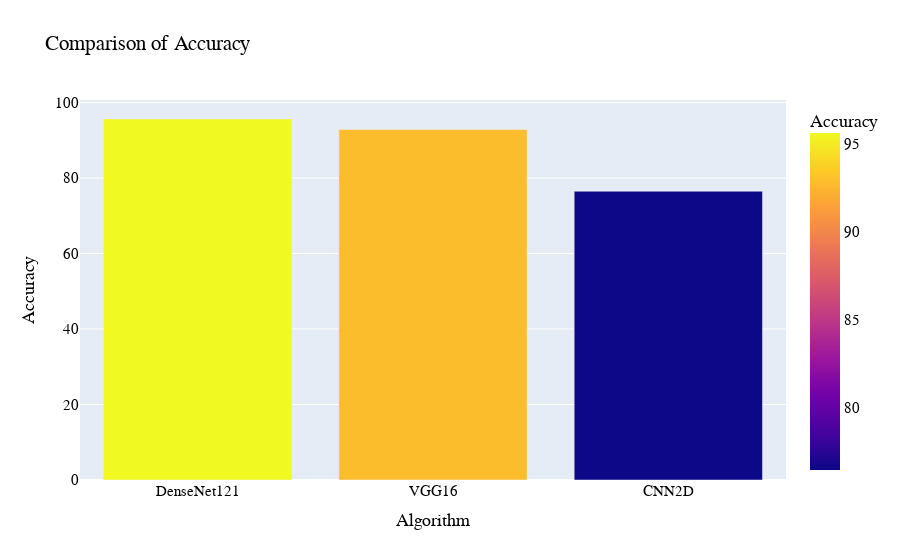
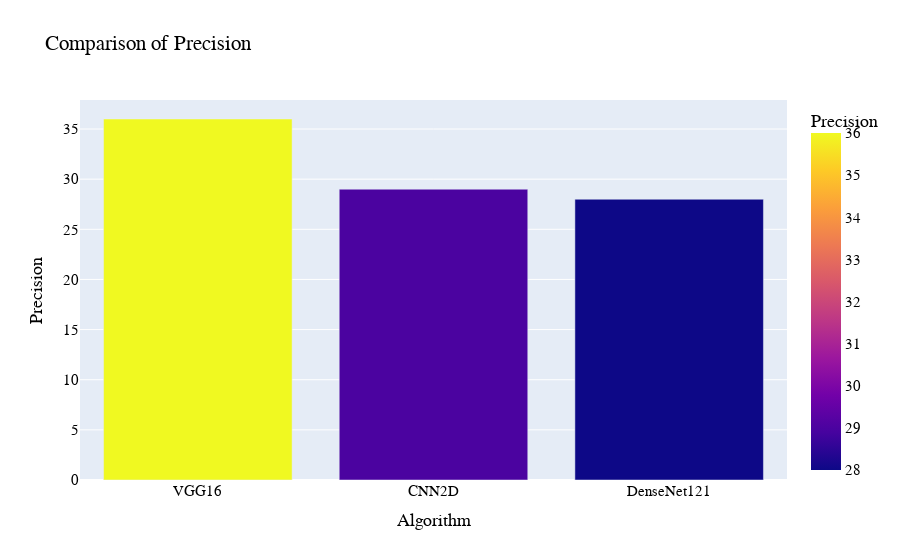
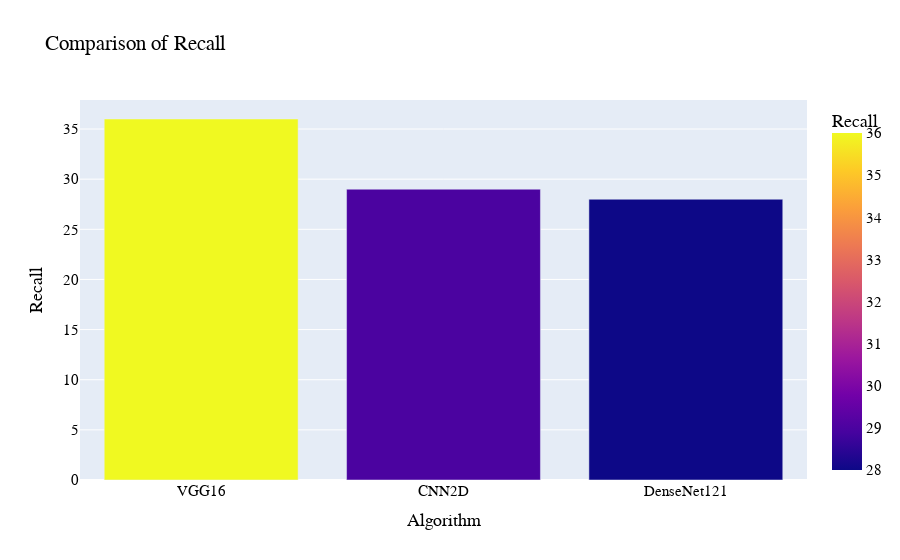
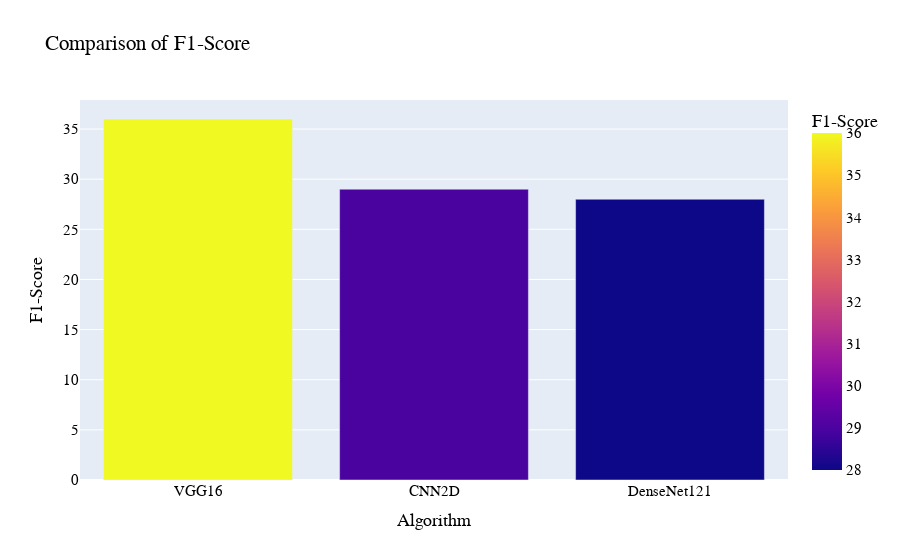

The cell these charts' notebook holds for them, in order:
### Code cell
XRAY_out=pd.DataFrame({
    "Algorithm":["CNN2D","VGG16","DenseNet121"],
    "Accuracy":acc,
    "Precision":prec,
    "Recall":rcl,
    "F1-Score":f1,    
})

for i in XRAY_out.columns.tolist()[1:]:
    XRAY_out=XRAY_out.sort_values(by=i,ascending=False)
    fig = px.bar(XRAY_out, y=i, x="Algorithm",color=i,title="Comparison of {}".format(i))
    fig.update_layout(font=dict(family="Times New Roman, Bold",size=15,color="black"))
    fig.show()

### Figure 1 — Plotly figure (JSON) as saved in the notebook; plotly's stock layout.template omitted (floating-point values rounded to 4 significant figures)
{"data": [{"alignmentgroup": "True", "hovertemplate": "Algorithm=%{x}<br>Accuracy=%{marker.color}<extra></extra>", "legendgroup": "", "marker": {"color": [95.62, 92.83, 76.49], "coloraxis": "coloraxis", "pattern": {"shape": ""}}, "name": "", "offsetgroup": "", "orientation": "v", "showlegend": false, "textposition": "auto", "type": "bar", "x": ["DenseNet121", "VGG16", "CNN2D"], "xaxis": "x", "y": [95.62, 92.83, 76.49], "yaxis": "y"}], "layout": {"barmode": "relative", "coloraxis": {"colorbar": {"title": {"text": "Accuracy"}}, "colorscale": [[0, "#0d0887"], [0.1111, "#46039f"], [0.2222, "#7201a8"], [0.3333, "#9c179e"], [0.4444, "#bd3786"], [0.5556, "#d8576b"], [0.6667, "#ed7953"], [0.7778, "#fb9f3a"], [0.8889, "#fdca26"], [1, "#f0f921"]]}, "font": {"color": "black", "family": "Times New Roman, Bold", "size": 15}, "legend": {"tracegroupgap": 0}, "title": {"text": "Comparison of Accuracy"}, "xaxis": {"anchor": "y", "domain": [0, 1], "title": {"text": "Algorithm"}}, "yaxis": {"anchor": "x", "domain": [0, 1], "title": {"text": "Accuracy"}}}}

### Figure 2 — Plotly figure (JSON) as saved in the notebook; plotly's stock layout.template omitted (floating-point values rounded to 4 significant figures)
{"data": [{"alignmentgroup": "True", "hovertemplate": "Algorithm=%{x}<br>Precision=%{marker.color}<extra></extra>", "legendgroup": "", "marker": {"color": [36, 29.0, 28.0], "coloraxis": "coloraxis", "pattern": {"shape": ""}}, "name": "", "offsetgroup": "", "orientation": "v", "showlegend": false, "textposition": "auto", "type": "bar", "x": ["VGG16", "CNN2D", "DenseNet121"], "xaxis": "x", "y": [36, 29.0, 28.0], "yaxis": "y"}], "layout": {"barmode": "relative", "coloraxis": {"colorbar": {"title": {"text": "Precision"}}, "colorscale": [[0, "#0d0887"], [0.1111, "#46039f"], [0.2222, "#7201a8"], [0.3333, "#9c179e"], [0.4444, "#bd3786"], [0.5556, "#d8576b"], [0.6667, "#ed7953"], [0.7778, "#fb9f3a"], [0.8889, "#fdca26"], [1, "#f0f921"]]}, "font": {"color": "black", "family": "Times New Roman, Bold", "size": 15}, "legend": {"tracegroupgap": 0}, "title": {"text": "Comparison of Precision"}, "xaxis": {"anchor": "y", "domain": [0, 1], "title": {"text": "Algorithm"}}, "yaxis": {"anchor": "x", "domain": [0, 1], "title": {"text": "Precision"}}}}

### Figure 3 — Plotly figure (JSON) as saved in the notebook; plotly's stock layout.template omitted (floating-point values rounded to 4 significant figures)
{"data": [{"alignmentgroup": "True", "hovertemplate": "Algorithm=%{x}<br>Recall=%{marker.color}<extra></extra>", "legendgroup": "", "marker": {"color": [36, 29.0, 28.0], "coloraxis": "coloraxis", "pattern": {"shape": ""}}, "name": "", "offsetgroup": "", "orientation": "v", "showlegend": false, "textposition": "auto", "type": "bar", "x": ["VGG16", "CNN2D", "DenseNet121"], "xaxis": "x", "y": [36, 29.0, 28.0], "yaxis": "y"}], "layout": {"barmode": "relative", "coloraxis": {"colorbar": {"title": {"text": "Recall"}}, "colorscale": [[0, "#0d0887"], [0.1111, "#46039f"], [0.2222, "#7201a8"], [0.3333, "#9c179e"], [0.4444, "#bd3786"], [0.5556, "#d8576b"], [0.6667, "#ed7953"], [0.7778, "#fb9f3a"], [0.8889, "#fdca26"], [1, "#f0f921"]]}, "font": {"color": "black", "family": "Times New Roman, Bold", "size": 15}, "legend": {"tracegroupgap": 0}, "title": {"text": "Comparison of Recall"}, "xaxis": {"anchor": "y", "domain": [0, 1], "title": {"text": "Algorithm"}}, "yaxis": {"anchor": "x", "domain": [0, 1], "title": {"text": "Recall"}}}}

### Figure 4 — Plotly figure (JSON) as saved in the notebook; plotly's stock layout.template omitted (floating-point values rounded to 4 significant figures)
{"data": [{"alignmentgroup": "True", "hovertemplate": "Algorithm=%{x}<br>F1-Score=%{marker.color}<extra></extra>", "legendgroup": "", "marker": {"color": [36, 29.0, 28.0], "coloraxis": "coloraxis", "pattern": {"shape": ""}}, "name": "", "offsetgroup": "", "orientation": "v", "showlegend": false, "textposition": "auto", "type": "bar", "x": ["VGG16", "CNN2D", "DenseNet121"], "xaxis": "x", "y": [36, 29.0, 28.0], "yaxis": "y"}], "layout": {"barmode": "relative", "coloraxis": {"colorbar": {"title": {"text": "F1-Score"}}, "colorscale": [[0, "#0d0887"], [0.1111, "#46039f"], [0.2222, "#7201a8"], [0.3333, "#9c179e"], [0.4444, "#bd3786"], [0.5556, "#d8576b"], [0.6667, "#ed7953"], [0.7778, "#fb9f3a"], [0.8889, "#fdca26"], [1, "#f0f921"]]}, "font": {"color": "black", "family": "Times New Roman, Bold", "size": 15}, "legend": {"tracegroupgap": 0}, "title": {"text": "Comparison of F1-Score"}, "xaxis": {"anchor": "y", "domain": [0, 1], "title": {"text": "Algorithm"}}, "yaxis": {"anchor": "x", "domain": [0, 1], "title": {"text": "F1-Score"}}}}
